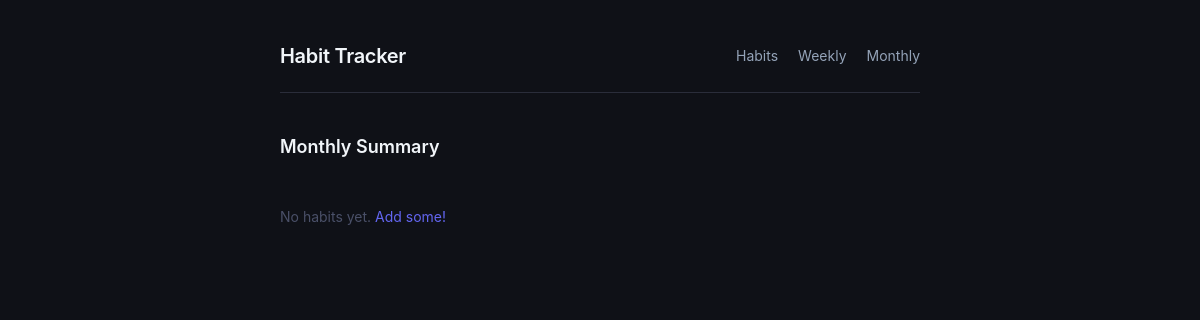
Page /monthly on the earlier database version.
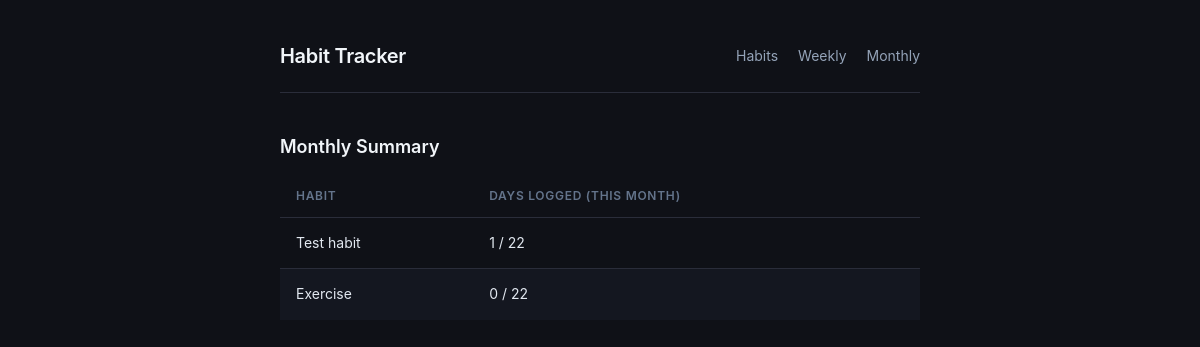
Same page on the later database version.
### tables this page shows
CREATE TABLE habits (
            id INTEGER PRIMARY KEY AUTOINCREMENT,
            name TEXT NOT NULL UNIQUE,
            created_at DATE DEFAULT (DATE('now'))
        );

### app.py (the view)
@app.route("/monthly")
def monthly_summary():
    summary = get_monthly_summary()
    return render_template("monthly.html", summary=summary)

### database.py (called while the page is built)
def get_connection():
    conn = sqlite3.connect(DB_NAME)
    conn.row_factory = sqlite3.Row
    return conn

def get_monthly_summary():
    conn = get_connection()
    today = date.today()
    month_start = today.replace(day=1)
    days_in_month = (today - month_start).days + 1
    habits = conn.execute("SELECT * FROM habits ORDER BY created_at DESC").fetchall()
    summary = []
    for habit in habits:
        count = conn.execute(
            "SELECT COUNT(*) FROM logs WHERE habit_id = ? AND logged_date BETWEEN ? AND ?",
            (habit["id"], month_start.isoformat(), today.isoformat())
        ).fetchone()[0]
        summary.append({"name": habit["name"], "count": count, "out_of": days_in_month})
    conn.close()
    return summary

### templates/monthly.html (shortened to what this page needs)
{% extends "base.html" %}
{% block content %}
<h2>Monthly Summary</h2>
{% if summary %}
<table>
    <thead>
        <tr>
            <th>Habit</th>
            <th>Days logged (this month)</th>
        </tr>
    </thead>
    <tbody>
        {% for row in summary %}
        <tr>
            <td>{{ row["name"] }}</td>
            <td>{{ row["count"] }} / {{ row["out_of"] }}</td>
        </tr>
        {% endfor %}
    </tbody>
</table>
{% else %}
<p class="empty">No habits yet. <a href="/">Add some!</a></p>
{% endif %}
{% endblock %}

Differences in the rows shown:
added habits: name "Test habit", count "1", out_of "22"
added habits: name "Exercise", count "0", out_of "22"
Other differences:
text no longer shown: "No habits yet. Add some!"
text now shown: "HABIT DAYS LOGGED (THIS MONTH)"
